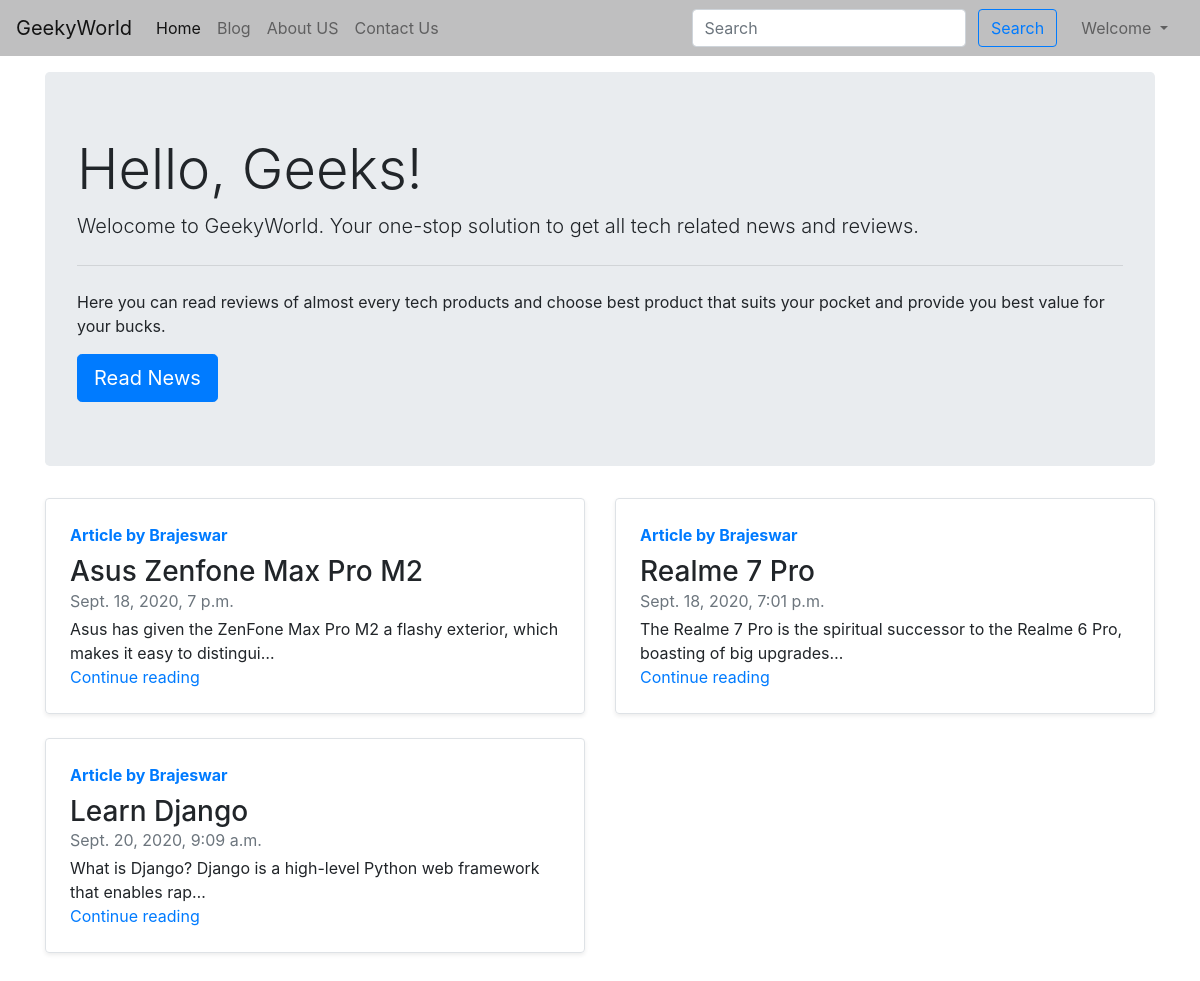
The app's page / (signed in) with its own data.
### blog/models.py (models this page shows, shortened)
class Post(models.Model):
    sno = models.AutoField(primary_key=True)
    title = models.CharField(max_length=100)
    content = models.TextField()
    author = models.CharField(max_length=100)
    slug = models.CharField(max_length=130)
    timeStamp = models.DateTimeField(blank=True)

### home/views.py (the view)
# urls.py: 2. Add a URL to urlpatterns:  path('', views.home, name='home')
def home(request):
    allPost = Post.objects.all()
    context = {'allPost':allPost}
    return render(request, 'home/home.html', context)

### templates/home/home.html (shortened to what this page needs)
{% extends 'base.html' %}
{% block homeactive %} active {% endblock homeactive %}
{% block body %}
<div class="container my-3">
    <div class="jumbotron">
        <h1 class="display-4">Hello, Geeks!</h1>
        <p class="lead">Welocome to GeekyWorld. Your one-stop solution to get all tech related news and reviews.</p>
        <hr class="my-4">
        <p>Here you can read reviews of almost every tech products and choose best product that suits your pocket and provide you best value for your bucks.</p>
        <a class="btn btn-primary btn-lg" href="/blog" role="button">Read News</a>
    </div>
    <div class="row mb-2">
        {% for post in allPost %}
        <div class="col-md-6">
            <div class="row no-gutters border rounded overflow-hidden flex-md-row mb-4 shadow-sm h-md-250 position-relative">
                <div class="col p-4 d-flex flex-column position-static">
                    <strong class="d-inline-block mb-2 text-primary">Article by {{post.author}}</strong>
                    <h3 class="mb-0">{{post.title|striptags}}</h3>
                    <div class="mb-1 text-muted">{{post.timeStamp}}</div>
                    <p class="card-text mb-auto">{{post.content|truncatechars:90|striptags}}</p>
                    <a href="/blog/{{post.slug}}" class="stretched-link">Continue reading</a>
                </div>
            </div>
        </div>
        {% endfor %}
    </div>
</div>
{% endblock body %}

### records on screen
Post: author "Brajeswar", title "Asus Zenfone Max Pro M2", timeStamp "Sept. 18, 2020, 7 p.m.", content "Asus has given the ZenFone Max Pro M2 a flashy exterior, which makes it easy to distingui…"
Post: author "Brajeswar", title "Realme 7 Pro", timeStamp "Sept. 18, 2020, 7:01 p.m.", content "The Realme 7 Pro is the spiritual successor to the Realme 6 Pro, boasting of big upgrades…"
Post: author "Brajeswar", title "Learn Django", timeStamp "Sept. 20, 2020, 9:09 a.m.", content "What is Django? Django is a high-level Python web framework that enables rap…"
